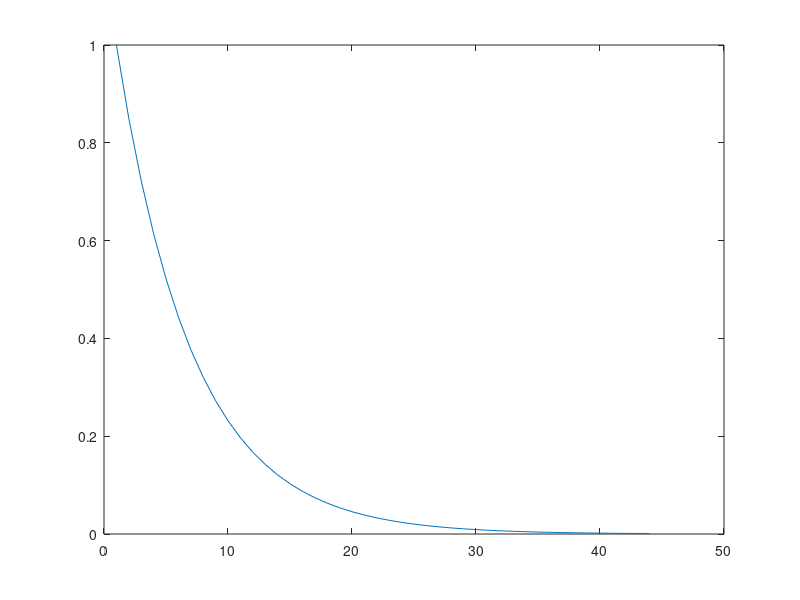
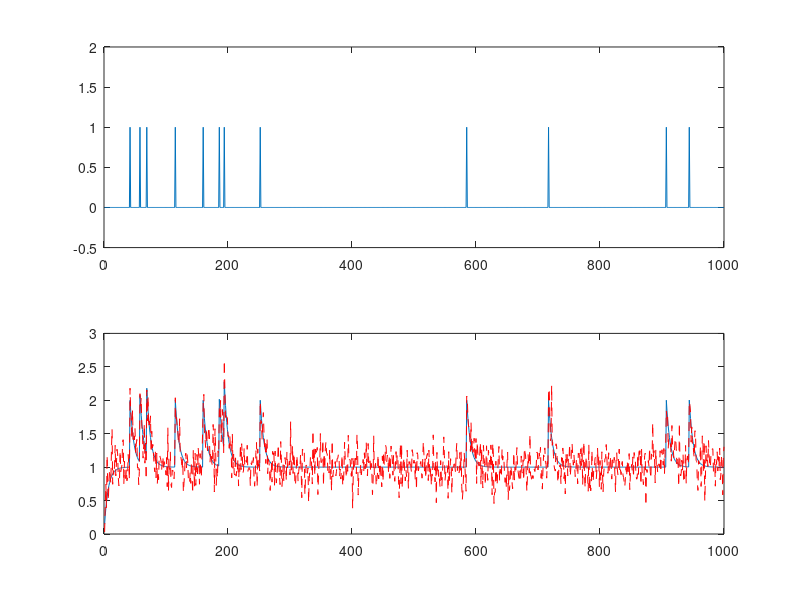

Here is the MATLAB script that generated these plots, in order: (Note: this script raises an error after producing the figures.)
%dimensions
T = 1000; %start with large T and sample in this space

%model parameters
gamma = .85;
%I think I got this next part right
gamma_continuous = log(gamma)/1; %divide by bin size (I am treating bin sizes as unit length)
tau = -1/gamma_continuous;
b = 1;
A = 1;
p_spike = .01;
c_noise = .2;
% c_noise = 1;
% c_noise = 0; %noiseless calcium signal

%start with univariate calcium signal
s = rand(1,T)<p_spike;

c = b*ones(1,T);
y = zeros(1,T);
for t = 1:T
    if t>1
        c(t) = (1-gamma)*b + gamma*c(t-1) + A*s(t);
    else
        c(t) = (1-gamma)*b + A*s(t);
    end
    y(t) = c(t) + c_noise*randn;
end

%%
figure(45)
subplot(211)
plot(s)
ylim([-.5 2])
subplot(212)
plot(c);hold on; plot(y,'r--');hold off



%% compute exponential filter
T2 = 1000; %this might need to be bigger if sampling rate is high or decay is slow
%note - b is the steady state
c2 = b*ones(1,T2);
for t = 1:T
    if t==1
        c2(t) = (1-gamma)*b + gamma*c2(1) + A*1;
    else
        c2(t) = (1-gamma)*b + gamma*c2(t-1);
    end
end

e_support = find((c2-b)<1e-3,1);
ef = c2(1:e_support)-b;
figure;plot(ef)


%% try sampling function
proposal_move_var = 3; %tune to get a good acceptance rate
[samples, addMoves, dropMoves, timeMoves, N_sto]  = sampleSpikes(y,ef,tau,b,c_noise,p_spike,proposal_move_var,50);

%%
figure;
plot(s,'r')
hold on;
plot(mean(samples_cell2mat(samples,T)))
hold off


